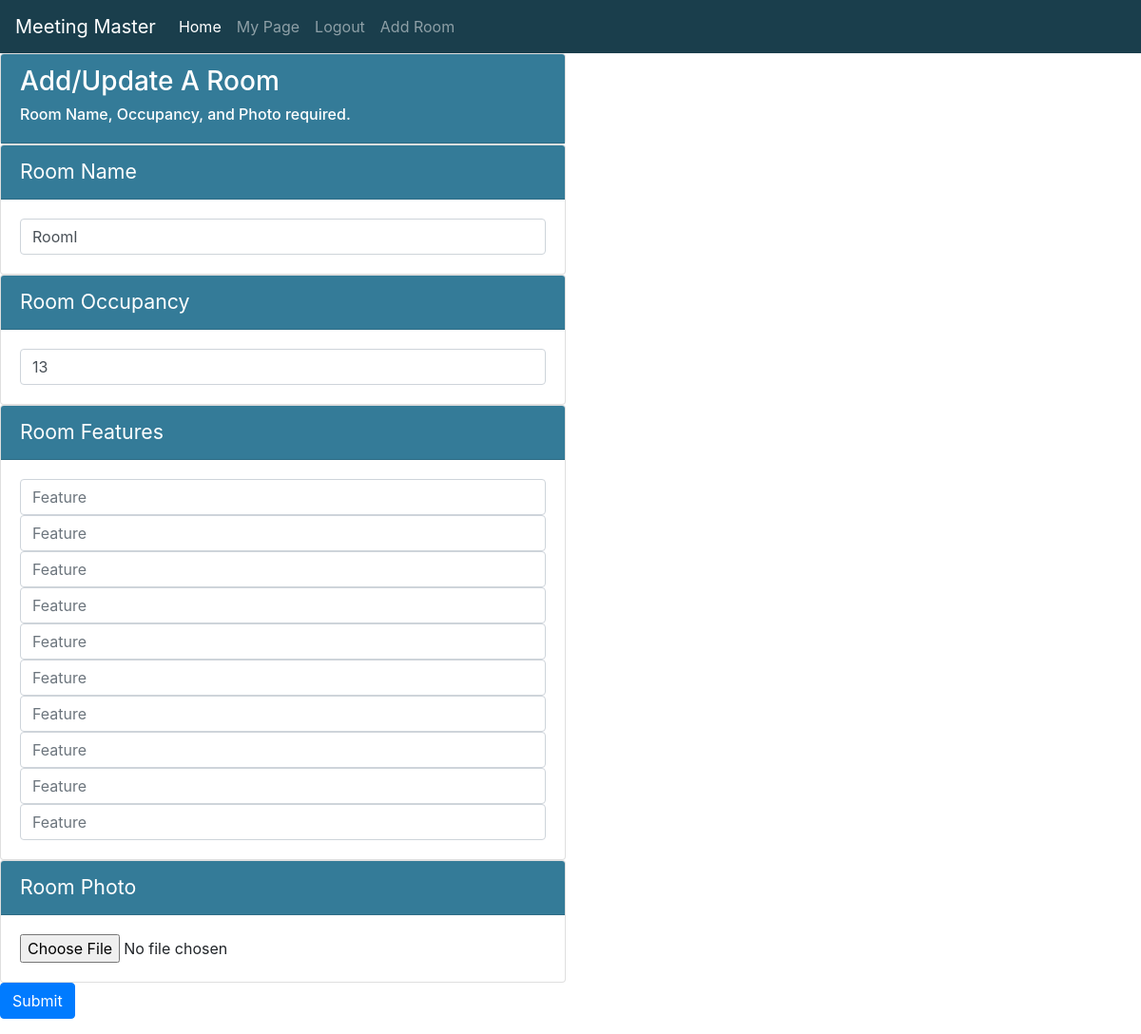
Page /room.php?roomid=9 (signed in) on the earlier database version.
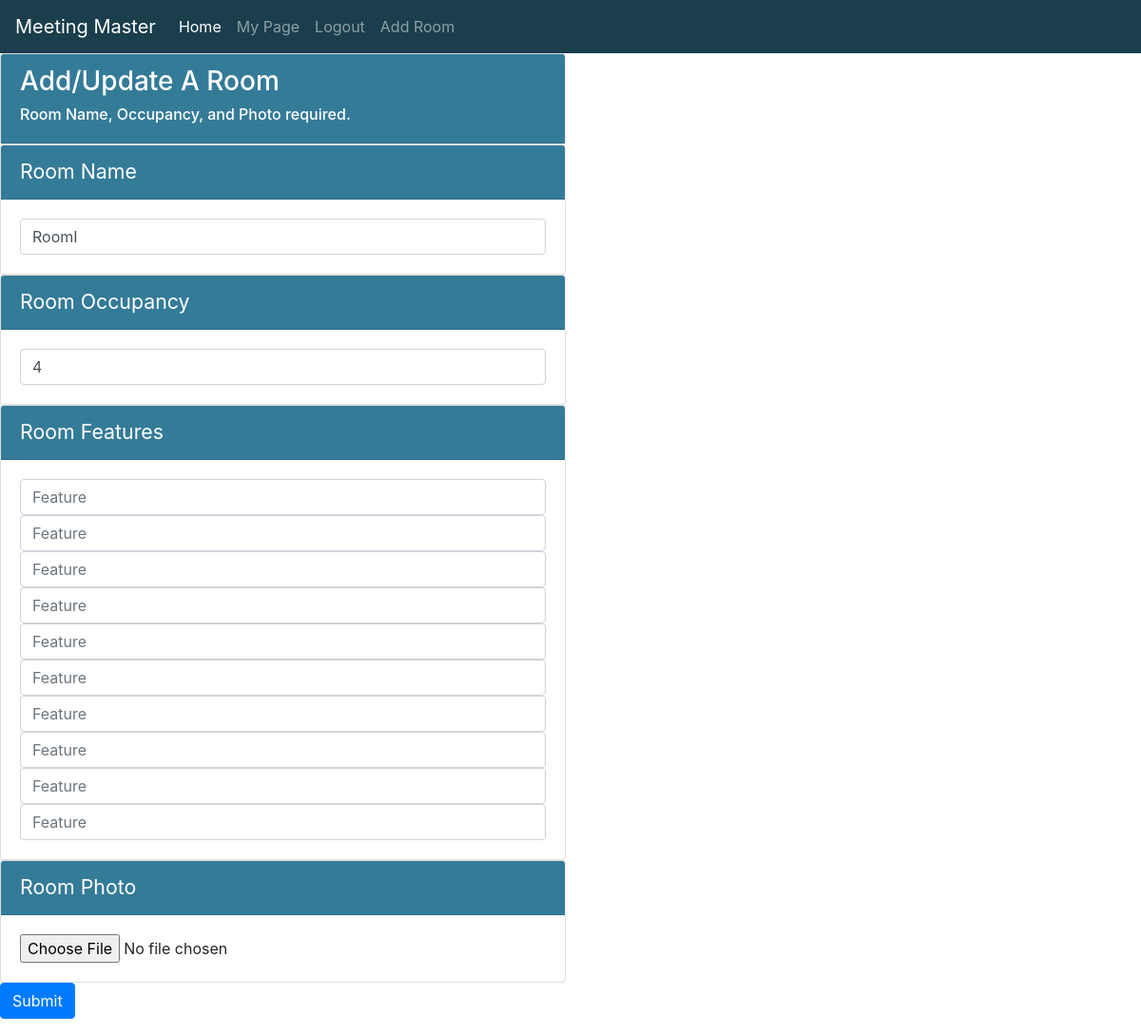
Same page on the later database version.
### tables this page shows
CREATE TABLE IF NOT EXISTS `room` (
    `RoomID` int NOT NULL AUTO_INCREMENT PRIMARY KEY,
    `Name` tinytext NOT NULL,
    `Occupancy` int NOT NULL,
    `Deleted` bool NOT NULL DEFAULT FALSE
);

### room.php (the view, shortened to what this page needs)
<html lang="en">
<head>
    <link rel="stylesheet" href="https://stackpath.bootstrapcdn.com/bootstrap/4.1.3/css/bootstrap.min.css">
    <link href="style.css" type="text/css" rel="stylesheet">
</head>
<body>
<nav class="navbar navbar-expand-lg navbar-dark" style="background-color: #1A3E4C;">
  <a class="navbar-brand" href="#">Meeting Master</a>
  <div class="collapse navbar-collapse" id="navbarNavAltMarkup">
    <div class="navbar-nav">
      <a class="nav-item nav-link active" href="home1.php">Home <span class="sr-only">(current)</span></a>
      <a class="nav-item nav-link" href="user.php">My Page</a>
      <a class="nav-item nav-link" href="logout.php">Logout</a>
      <?php
        if($_SESSION['admin']){
            echo "<a class='nav-item nav-link' href='room.php'>Add Room</a>";
        }
      ?>
    </div>
  </div>
</nav>
<?php
$dbuser = 'root';
$dbpass = 'root';
$db = 'meeting';
$host = 'localhost';
$port = 3306;
$conn = mysqli_connect(
   $host,
   $dbuser,
   $dbpass,
   $db,
   $port
);
$roomname='';
$occupancy='';
$roomfeatureids = array();
$roomfeaturenames = array();
if(isset($_GET['roomid'])){
    $roomid=$_GET['roomid'];
    $sql = "SELECT * FROM room WHERE RoomID=$roomid;";
    $result = mysqli_query($conn, $sql);
    $row = mysqli_fetch_array($result);
    $roomname=$row['Name'];
    $occupancy=$row['Occupancy'];
}
$sql = "SELECT * FROM feature;";
$result = mysqli_query($conn, $sql);
while($row = mysqli_fetch_array($result))
    $roomfeaturenames[$row['FeatureID']] = $row['FName'];
?>
    <div class='form-row'>
    <div class='col-6'>
    <div class='card'>
    <div class='card-header'>
        <h3>Add/Update A Room</h3>
        <h6>Room Name, Occupancy, and Photo required.</h6>
    </div>
    </div>
    </div>
    </div>
    <form action='' method='POST' enctype='multipart/form-data'>
        <div class="form-row">
            <div class="col-6">
                <div class='card'>
                    <div class='card-header'>
                        Room Name
                    </div>
                    <div class='card-body'>
                        <input type="text" class ="form-control" id="RoomName" name="roomname" placeholder="Name" value="<?php echo $roomname; ?>" novalidate>
                    </div>
                </div>
            </div>
        </div>
        <div class="form-row">
            <div class="col-6">
                <div class='card'>
                    <div class='card-header'>
                        Room Occupancy
                    </div>
                    <div class='card-body'>
                        <input type="text" class="form-control" id="Occupancy" name="roomoccupancy" value="<?php echo $occupancy; ?>"  placeholder="Occupancy">
                    </div>
                </div>
            </div>
        </div>
        <div class="form-row">
            <div class="col-6">
                <div class='card'>
                    <div class='card-header'>
                        Room Features
                    </div>
                    <div class='card-body'>
                        <?php
                        for ($i=0; $i<10; $i++){
                            $myfeature = ($i < count($roomfeatureids)) ? $roomfeaturenames[$roomfeatureids[$i]] : '';
                            echo "<input type='text' class='form-control' name='id[$i]' value='$myfeature'  placeholder='Feature'>";
                        }
                        ?>
                    </div>
                </div>
            </div>
        </div>
        <div class="form-row">
            <div class="col-6">
                <div class='card'>
                    <div class='card-header'>
                        Room Photo
                    </div>
                    <div class='card-body'>
                        <input type='file' name='userFile'><br>
                    </div>
                </div>
            </div>
        </div>
        <div class="form-row">
            <div class="col-4">
                <button type="submit" class="btn btn-primary" value='upload'>Submit</button>
            </div>
        </div>
    </form>
</body>
</html>

Differences in the rows shown:
changed room "RoomI": roomoccupancy "13" → "4"
